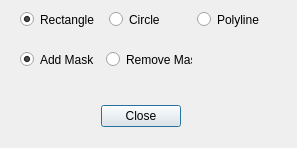
<?xml version="1.0" encoding="UTF-8"?>
<ui version="4.0">
 <class>DialogEditMask</class>
 <widget class="QDialog" name="DialogEditMask">
  <property name="geometry">
   <rect>
    <x>0</x>
    <y>0</y>
    <width>297</width>
    <height>148</height>
   </rect>
  </property>
  <property name="windowTitle">
   <string>Dialog</string>
  </property>
  <widget class="QDialogButtonBox" name="buttonBox">
   <property name="geometry">
    <rect>
     <x>100</x>
     <y>100</y>
     <width>81</width>
     <height>32</height>
    </rect>
   </property>
   <property name="orientation">
    <enum>Qt::Horizontal</enum>
   </property>
   <property name="standardButtons">
    <set>QDialogButtonBox::Close</set>
   </property>
  </widget>
  <widget class="QWidget" name="layoutWidget">
   <property name="geometry">
    <rect>
     <x>20</x>
     <y>10</y>
     <width>260</width>
     <height>19</height>
    </rect>
   </property>
   <layout class="QHBoxLayout" name="horizontalLayout">
    <item>
     <widget class="QRadioButton" name="radioButtonRect">
      <property name="text">
       <string>Rectangle</string>
      </property>
      <property name="checked">
       <bool>true</bool>
      </property>
      <property name="autoRepeat">
       <bool>false</bool>
      </property>
     </widget>
    </item>
    <item>
     <widget class="QRadioButton" name="radioButtonCircle">
      <property name="text">
       <string>Circle</string>
      </property>
     </widget>
    </item>
    <item>
     <widget class="QRadioButton" name="radioButtonPolyLine">
      <property name="text">
       <string>Polyline</string>
      </property>
     </widget>
    </item>
   </layout>
  </widget>
  <widget class="QWidget" name="layoutWidget">
   <property name="geometry">
    <rect>
     <x>20</x>
     <y>50</y>
     <width>172</width>
     <height>19</height>
    </rect>
   </property>
   <layout class="QHBoxLayout" name="horizontalLayout_2">
    <item>
     <widget class="QRadioButton" name="radioButtonAddMask">
      <property name="text">
       <string>Add Mask</string>
      </property>
      <property name="checked">
       <bool>true</bool>
      </property>
     </widget>
    </item>
    <item>
     <widget class="QRadioButton" name="radioButtonRemoveMask">
      <property name="text">
       <string>Remove Mask</string>
      </property>
     </widget>
    </item>
   </layout>
  </widget>
 </widget>
 <resources/>
 <connections>
  <connection>
   <sender>buttonBox</sender>
   <signal>rejected()</signal>
   <receiver>DialogEditMask</receiver>
   <slot>reject()</slot>
   <hints>
    <hint type="sourcelabel">
     <x>316</x>
     <y>260</y>
    </hint>
    <hint type="destinationlabel">
     <x>286</x>
     <y>274</y>
    </hint>
   </hints>
  </connection>
  <connection>
   <sender>buttonBox</sender>
   <signal>accepted()</signal>
   <receiver>DialogEditMask</receiver>
   <slot>accept()</slot>
   <hints>
    <hint type="sourcelabel">
     <x>248</x>
     <y>254</y>
    </hint>
    <hint type="destinationlabel">
     <x>157</x>
     <y>274</y>
    </hint>
   </hints>
  </connection>
 </connections>
</ui>
